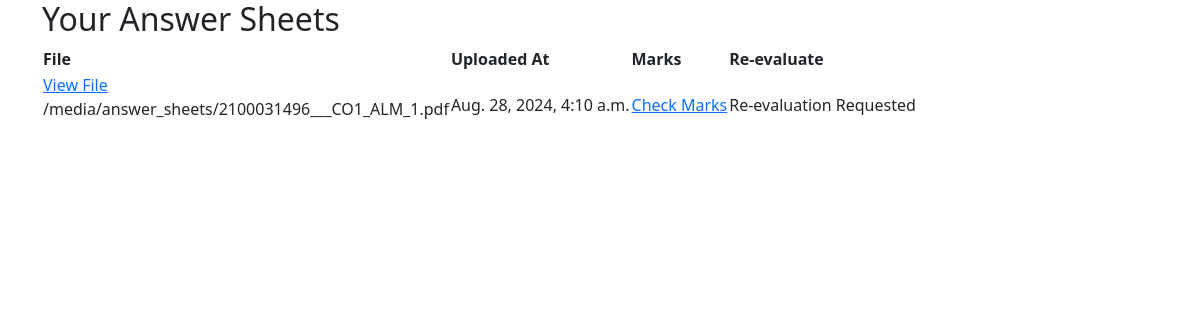
The page /student/answer_sheets/ (signed in) on the database its author committed.
### exam_management/models.py (models this page shows, shortened)
class AnswerSheet(models.Model):
    student = models.ForeignKey(User, on_delete=models.CASCADE, related_name='answer_sheets')
    file = models.FileField(upload_to='answer_sheets/')
    is_evaluated = models.BooleanField(default=False)  # Indicates if the paper has been evaluated
    revaluation_requested = models.BooleanField(default=False)  # Indicates if a revaluation request has been made
    created_at = models.DateTimeField(auto_now_add=True)

### exam_management/views.py (the view)
# urls.py: path('student/answer_sheets/', views.list_answer_sheets_for_student, name='list_answer_sheets_for_student'),
@login_required
def list_answer_sheets_for_student(request):
    if not request.user.groups.filter(name='Students').exists():
        return redirect('login')
    answer_sheets = AnswerSheet.objects.filter(student=request.user).select_related('evaluation')
    context = {
        'answer_sheets': answer_sheets,
    }
    return render(request, 'exam_management/list_answer_sheets_for_student.html', context)

### exam_management/templates/exam_management/list_answer_sheets_for_student.html (shortened to what this page needs)
{% extends "base.html" %}
{% block content %}
<h2>Your Answer Sheets</h2>
<table>
    <thead>
        <tr>
            <th>File</th>
            <th>Uploaded At</th>
            <th>Marks</th>
            <th>Re-evaluate</th>
        </tr>
    </thead>
    <tbody>
        {% for sheet in answer_sheets %}
        <tr>
            <td>
                <a href="#" onclick="openModal('{{ sheet.file.url }}'); return false;">View File</a>
                <p>{{ sheet.file.url }}</p>
            </td>
            <td>{{ sheet.created_at }}</td>
            <td>
                {% if sheet.evaluation %}
                    <a href="{% url 'view_marks' sheet.id %}">Check Marks</a>
                {% else %}
                    No Marks Available
                {% endif %}
            </td>
            <td>
                {% if sheet.evaluation and not sheet.revaluation_requests.exists %}
                    <a href="{% url 'revaluation_request' sheet.id %}">Request Re-evaluation</a>
                {% elif sheet.revaluation_requests.exists %}
                    Re-evaluation Requested
                {% else %}
                    Re-evaluation Not Available
                {% endif %}
            </td>
        </tr>
        {% empty %}
        <tr>
            <td colspan="4">No answer sheets found.</td>
        </tr>
        {% endfor %}
    </tbody>
</table>
<link href="https://cdn.jsdelivr.net/npm/bootstrap@5.3.0/dist/css/bootstrap.min.css" rel="stylesheet">
{% endblock %}

### rows shown on the page
AnswerSheet: file "/media/answer_sheets/2100031496___CO1_ALM_1.pdf", created_at "Aug. 28, 2024, 4:10 a.m.", shows "Check Marks", shows "Re-evaluation Requested"
